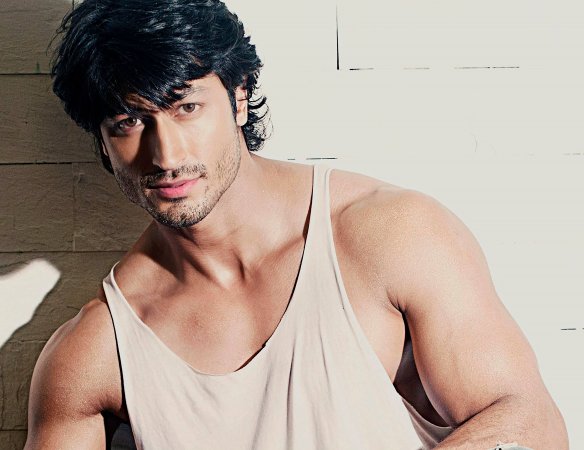
#> input picture images/image_1.jpg, 1167 x 900 px, given in place of the camera (shown at 1/2 size)
$ python video_face_detector.py
#> lines starting #> are read from the running program, lines starting #| are printed output that depends on the picture
# USAGE
# python video_face_detector.py

# import the necessary packages
from imutils.video import VideoStream
import argparse
import imutils
import time
import cv2
import time
import os
import pyautogui

# construct the argument parser and parse the arguments
ap = argparse.ArgumentParser()
ap.add_argument("-c", "--cascade", type=str,
	default="haarcascade_frontalface_default.xml",
	help="path to haar cascade face detector")
args = vars(ap.parse_args())

# load the haar cascade face detector from
print("[INFO] loading face detector...")
detector = cv2.CascadeClassifier(args["cascade"])

# initialize the video stream and allow the camera sensor to warm up
print("[INFO] starting video stream...")
vs = VideoStream(src=0).start()
time.sleep(2.0)


# loop over the frames from the video stream
while True:
	# grab the frame from the video stream, resize it, and convert it
	# to grayscale
	frame = vs.read()
#> frame is the input picture: shape (900, 1167, 3); mean B, G, R 148.3, 159.5, 175.6
	frame = imutils.resize(frame, width=500)
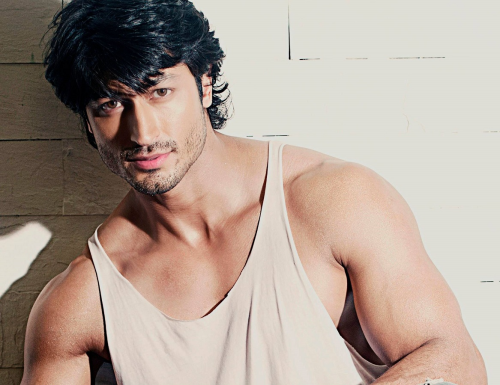
#> frame: shape (385, 500, 3); mean B, G, R 148.3, 159.5, 175.7
	gray = cv2.cvtColor(frame, cv2.COLOR_BGR2GRAY)
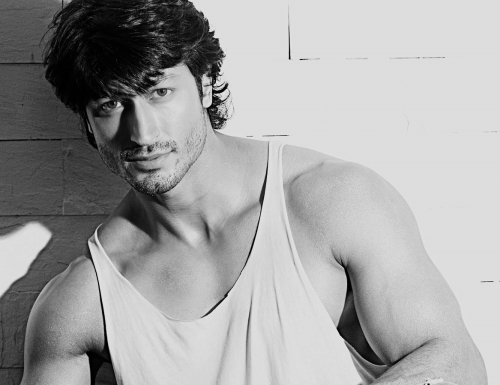
#> gray: shape (385, 500); min 0, max 226, mean 163

	# perform face detection
	rects = detector.detectMultiScale(gray, scaleFactor=1.05,
		minNeighbors=5, minSize=(30, 30),
		flags=cv2.CASCADE_SCALE_IMAGE)
#> rects = ()

	print(rects)
	# loop over the bounding boxes
	for (x, y, w, h) in rects:
		# draw the face bounding box on the image
		cv2.rectangle(frame, (x, y), (x + w, y + h), (0, 255, 0), 2)
#> this loop made 0 passes


	# show the output frame
	cv2.imshow("Frame", frame)
	key = cv2.waitKey(1) & 0xFF
#> (key q is pressed here)

	# if the `q` key was pressed, break from the loop
	if key == ord("q"):
		break

# do a bit of cleanup
cv2.destroyAllWindows()
vs.stop()

$ run again, on images/image_2.jpg
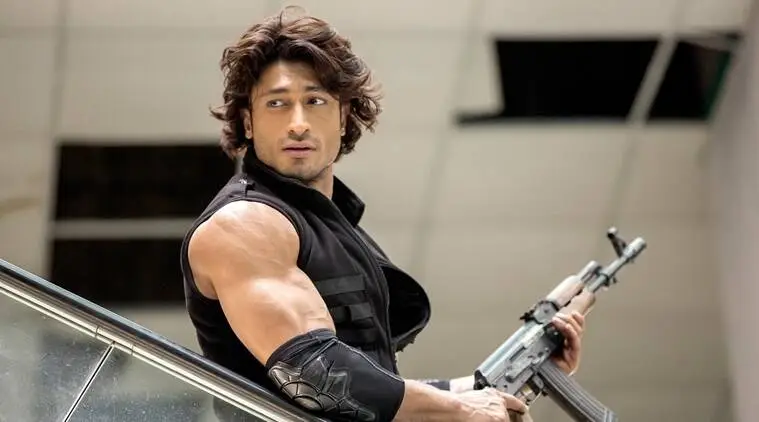
#> input picture images/image_2.jpg, 759 x 422 px, given in place of the camera
#> frame is the input picture: shape (422, 759, 3); mean B, G, R 107.4, 120.5, 130.5
#> `gray = cv2.cvtColor(frame, cv2.COLOR_BGR2GRAY)`:
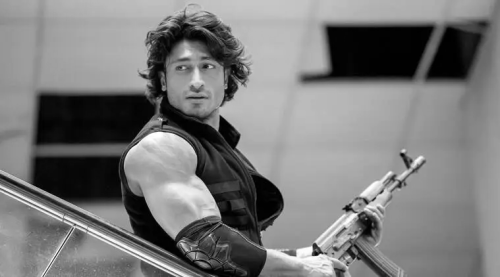
#> gray: shape (277, 500); min 0, max 254, mean 122
#> rects = [[156, 39, 76, 76]]
#| [[156  39  76  76]]
#> the loop `for (x, y, w, h) in rects:` made 1 pass
#> after the loop `for (x, y, w, h) in rects:`:
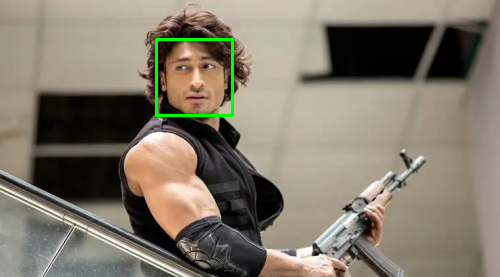
#> frame: shape (277, 500, 3); mean B, G, R 107.1, 121.8, 130.1

$ run again, on images/image_3.jpg
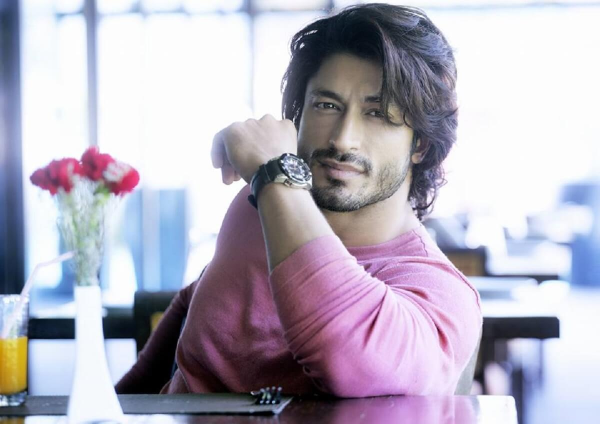
#> input picture images/image_3.jpg, 1200 x 848 px, given in place of the camera (shown at 1/2 size)
#> frame is the input picture: shape (848, 1200, 3); mean B, G, R 189.6, 175.2, 179.9
#> `gray = cv2.cvtColor(frame, cv2.COLOR_BGR2GRAY)`:
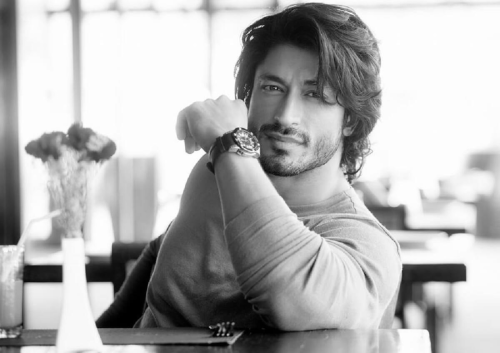
#> gray: shape (353, 500); min 0, max 255, mean 178.3
#> rects = [[228, 45, 126, 126]]
#| [[228  45 126 126]]
#> the loop `for (x, y, w, h) in rects:` made 1 pass
#> after the loop `for (x, y, w, h) in rects:`:
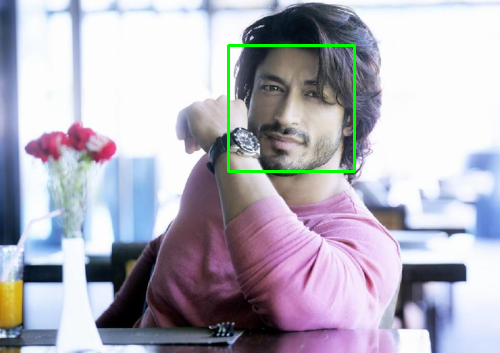
#> frame: shape (353, 500, 3); mean B, G, R 188.5, 176.4, 178.8

$ run again, on images/image_4.jpg
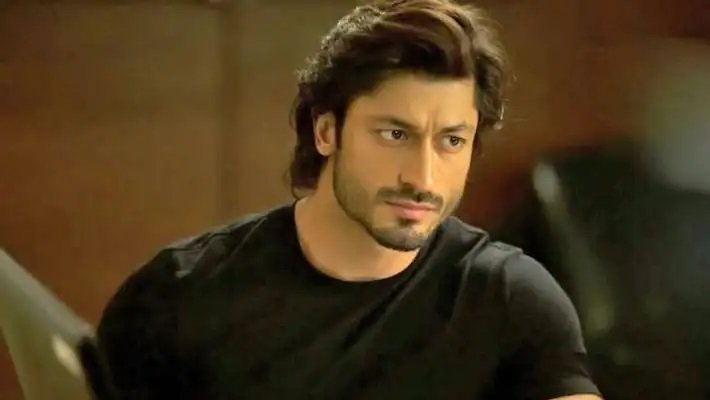
#> input picture images/image_4.jpg, 710 x 400 px, given in place of the camera
#> frame is the input picture: shape (400, 710, 3); mean B, G, R 28.2, 55.2, 73.2
#> `gray = cv2.cvtColor(frame, cv2.COLOR_BGR2GRAY)`:
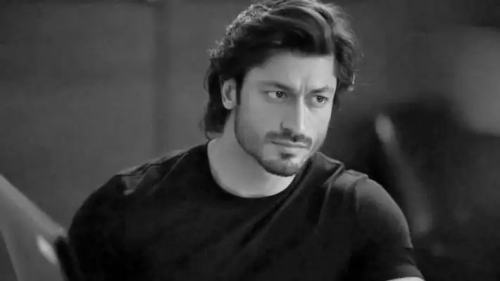
#> gray: shape (281, 500); min 0, max 219, mean 57.5
#> rects = [[239, 53, 113, 113]]
#| [[239  53 113 113]]
#> the loop `for (x, y, w, h) in rects:` made 1 pass
#> after the loop `for (x, y, w, h) in rects:`:
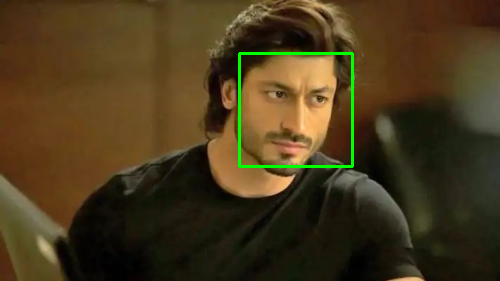
#> frame: shape (281, 500, 3); mean B, G, R 28, 57.1, 72.4
